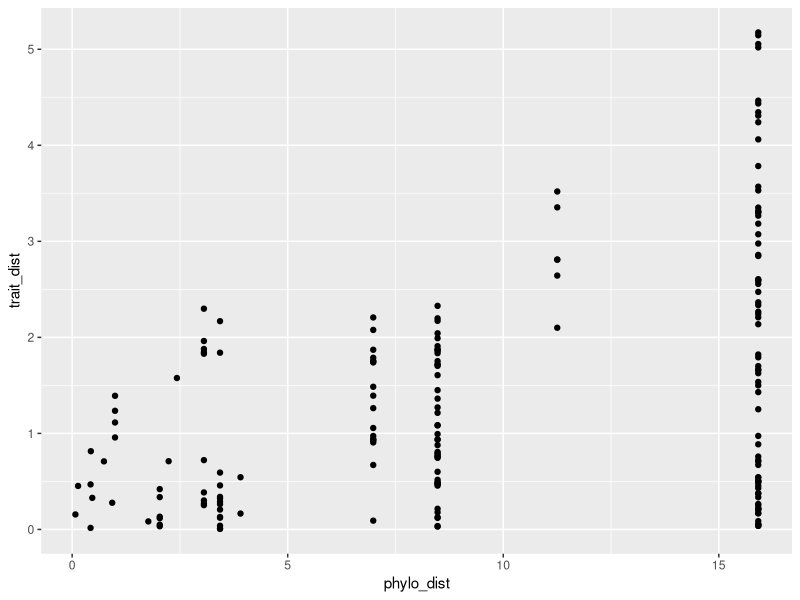

This chart was generated by the following R code: (Note: this script raises an error after producing the figure.)
library(ape)
library(ggplot2)

# number of species
nspp <- 20

# make up some random traits
trt <- rnorm(nspp)
s <- sd(trt) # SD of those triats

# make up a random phylogeny
tre <- rphylo(nspp, 1, 0.8)

# calculate phylogenetic distances
tre_dist <- cophenetic(tre)

# simulate traits under BM with sigma coming from SD of "actual" traits
sim_trt <- rTraitCont(tre, sigma = s)

# calculate trait distance and concert to matrix
trt_dist <- dist(sim_trt) |> as.matrix()

# combine phylo dist and trait dist in data.frame
df <- data.frame(phylo_dist = tre_dist[lower.tri(tre_dist)], 
                 trait_dist = trt_dist[lower.tri(trt_dist)])

# plot it
ggplot(df, aes(x = phylo_dist, y = trait_dist)) +
  geom_point()



# Sample data frame
df <- data.frame(
  A = c(1, 2, 2, 3, "Z", 3),
  B = c("X", "Y", "Y", "Z", "3", "Z"),
  C = c(10, 20, 30, 40, 50, 60)
)

# Keep only one row for each unique combination of A and B
df_filtered <- df %>% distinct(A, B, .keep_all = TRUE)

# Print result
print(df_filtered)
